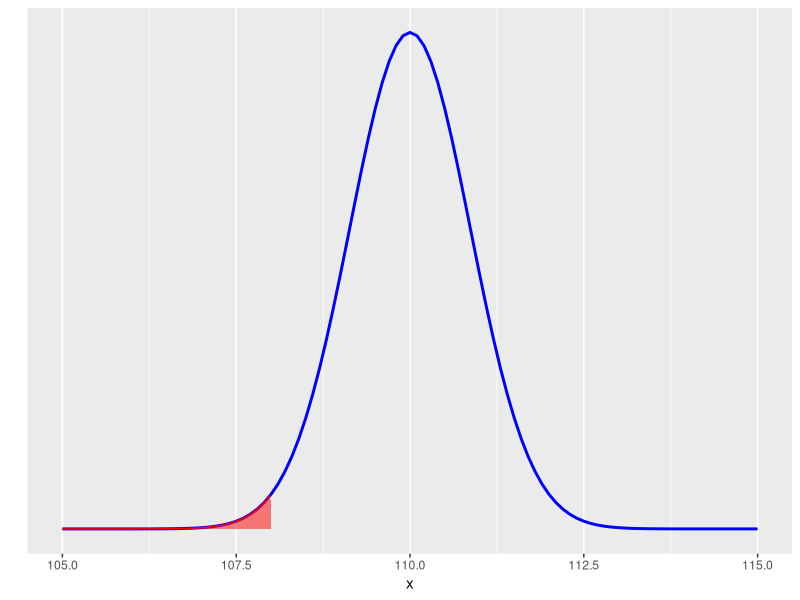
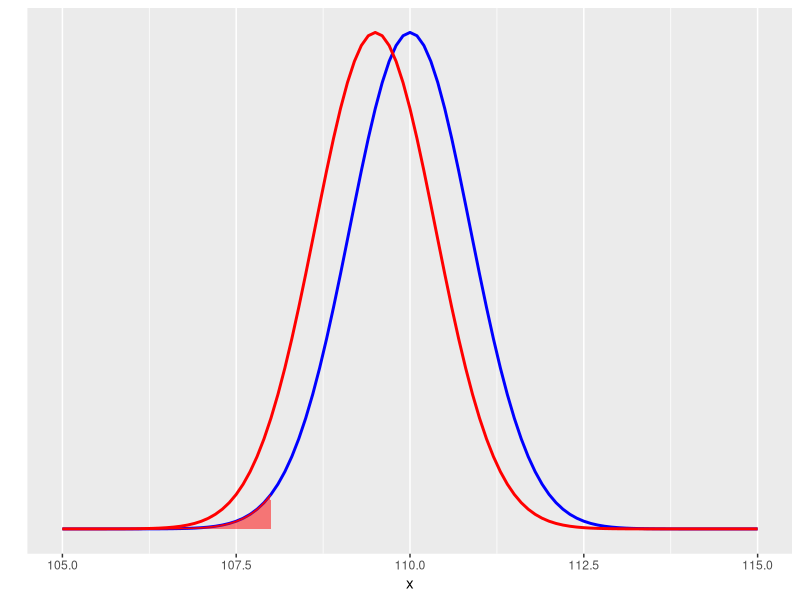
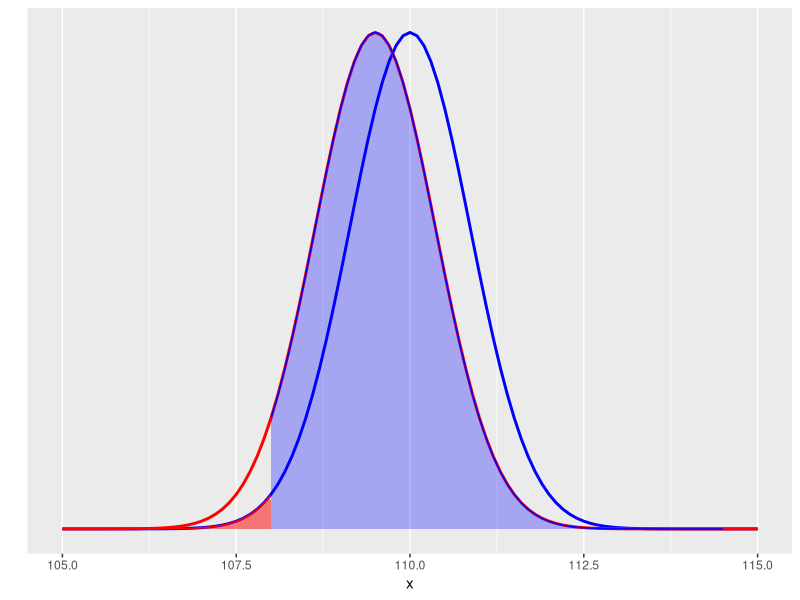
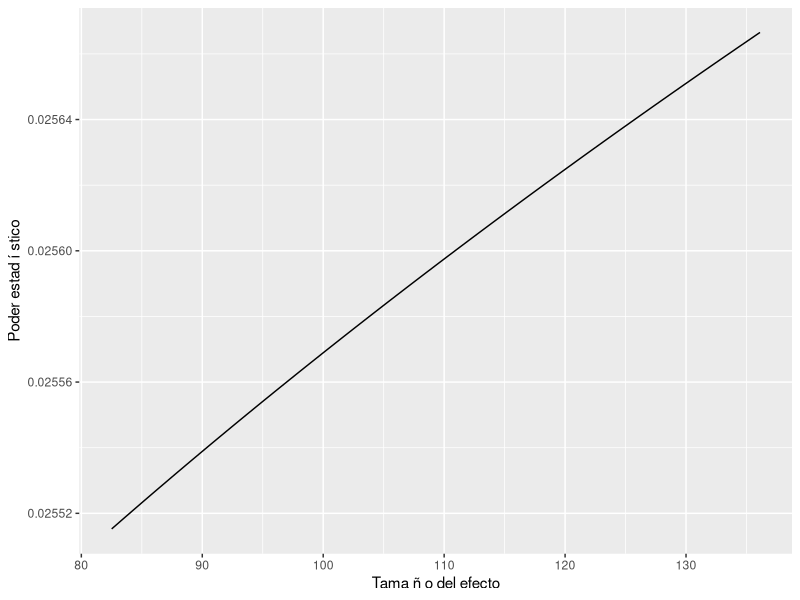

Here is the R script that generated these plots, in order:

library(dplyr)
library(ggpubr)
library(pwr)
# Grupo número 1
# Integrante Jaime Alejandro Carrasco Quintrequeo
# Integrante Matías Andrés Colil Colil
# Integrante Matías Ignacio Hernández Canales

#Pregunta 1
#El agricultor está seguro de que el verdadero peso medio no puede ser superior a 110 gramos y piensa
#rechazar la hipótesis nula cuando la muestra presente un peso medio menor a 108 gramos. Determine, 
#usando herramientas gráficas, la probabilidad de que cometa un error de tipo I.

#se pide encontrar la probabilidad de que el agricultor cometa un eror de tipo I 
#y esto significa que se debe encontrar el valor de significancia alfa
#que es el que determina la probalidad de cometer un error de tipo I

#Hipotesis:
#H0: El peso medio de las manzanas es de 110g, mu >= 110g (hipotesis nula)
#HA: El peso medio de las manzanas es menor a 110g, mu < 110g (hipotesis alternativa)

#Valores conocidos
n<-300 #tamaño de la muestra
des.est<- 15 #desviacion estandar
err.est<- des.est / sqrt(n) #error estandar

#generamos una distribucion normal en torno al valor nulo de la hipotesis
#y usamos 1000 valores para generar la secuencia
valor.nulo = 110
puntos <- 1000

x <- seq(valor.nulo-5, valor.nulo+5,length.out = puntos)
densidad.prob <- dnorm(x, mean = valor.nulo, sd = err.est)
distr.normal <-data.frame(x,densidad.prob)
grafico <- ggplot(distr.normal, aes(x))
grafico <- grafico + stat_function(fun = dnorm,
                                 args = list(mean = valor.nulo,
                                             sd = err.est),
                                 colour = "blue", size = 1)
grafico <- grafico + geom_area(data = subset(distr.normal, x < 108),
                         aes(y=densidad.prob),
                         colour = "red",
                         fill = "red",
                         alpha = 0.5) + ylab("") + scale_y_continuous(breaks = NULL)
print(grafico)

#Por tanto la probabilidad de que el agricultor cometa un error de tipo I
#está dado por el valor de significancia que es igual a la probalidad de
#tomar un valor dentro del area de rechazo (area roja)

prob.error.i <- pnorm(108, mean = valor.nulo, sd= err.est, lower.tail = TRUE)
print(prob.error.i)

cat("La probabilidad de cometer un error de Tipo I es de: ", prob.error.i, "% \n\n")

#Pregunta 2
#Suponga ahora que el verdadero peso medio de las manzanas es de 109,5 gramos. Determine mediante 
#herramientas gráficas cuál sería la probabilidad de que el agricultor, quien obviamente no conoce este dato, 
#cometa un error de tipo II.


#Se nos pide encontrar la probabilidad de que el agricultor cometa un error de tipo II

#Valores conocidos
media_verdadera<-109.5

#Tenemos que superponer el grafico de la hiptesis nula con este nuevo grafico para 
#ver de manera grafica la probabilidad del error de tipo II
#Grafico con la media verdadera

x2 <- seq(media_verdadera-5, media_verdadera+5,length.out = puntos)
densidad.prob2 <- dnorm(x2, mean = media_verdadera, sd = err.est)
distr.normal2 <-data.frame(x = x2, y = densidad.prob2)

grafico2 <- grafico + stat_function(fun = dnorm,
                                    args = list(mean = media_verdadera, sd = err.est),
                                    colour = "red", size = 1)
print(grafico2)
grafico2<- grafico2 + geom_area(data = subset(distr.normal2, x >= 108),
                                aes(y=y),
                                colour = "blue",
                                fill = "blue",
                                alpha = 0.3)
print(grafico2)

#Por tanto la probabilidad de que el agricultor cometa un error de tipo II
#está dado por el valor de significancia que es igual a la probalidad de no
#tomar un valor dentro del area de rechazo (area azul)

beta <- pnorm(108, mean = media_verdadera, sd= err.est, lower.tail = FALSE)

print(beta)

cat("La probabilidad de cometer un error de Tipo II es de: ", beta, "% \n\n")

# Pregunta 3
# Teniendo en cuenta que en realidad no se conoce el verdadero peso medio, genere ahora un gráfico del
# poder teniendo en cuenta que el agricultor piensa rechazar la hipótesis nula si la muestra presenta un peso
# medio menor a 109 gramos, pero suponiendo ahora que el peso volumen medio podría variar entre 108 y
# 110 gramos.

#x3 <- seq(108, 110,length.out = 300)
#Preguntar al mati pq 1000 y no 300, no sale en los comentarios el pq, en el enunciado dice 300.}

# Generar la secuencia aleatoria de números
x3 <- runif(300, min = 108, max = 110)

# Ajustar la media y la desviación estándar
x3 <- (x3 - mean(x3)) / sd(x3) * 15 + mean(x3)


media3 <- mean(x3)
# poder3=pwr.norm.test(n=300,
#                     delta=x3,
#                     sd=15,
#                     sig.level=0.05,
#                     type="one.sample",
#                     alternative = "two.sided")$power
# poder3 = pwr.norm.test(d=((media3-109)/des.est), sig.level =0.05, power = 0.8, alternative = "less")
poder3 <- power.t.test(n=x3, 
                       delta=media3-109, 
                       sd=des.est,
                       sig.level = 0.05, 
                       type = "one.sample", 
                       alternative = "two.sided" )$power

pow3 <- data.frame(x3,poder3)

g3 <- ggplot(pow3,aes(x3,poder3))
g3 <- g3 + geom_line ()
g3 <- g3 + labs ( colour = "red" )
g3 <- g3 + ylab ( " Poder estad í stico " )
g3 <- g3 + xlab ( " Tama ñ o del efecto " )

print(g3)


#Pregunta 4
#Considerando un peso medio verdadero de 109 gramos, calcule usando funciones de R 
#(o alguno de sus paquetes) cuántas manzanas deberían revisarse para conseguir un 
#poder estadístico de 0,75 y un nivel de significación de 0,05.

#Para poder obtener los datos estadisticos que se piden vamos a utilizar la
#funcion power.t.test en la cual si dejamos el valor de n como NULL
#nos entregara el tamaño de la muestra

media_p4<- 109


res <- pwr.norm.test(d = ((media_p4 - valor.nulo)/des.est), sig.level = 0.05,
                                   power = 0.75, alternative = "less")
tamaño.test.z <- ceiling(res[["n"]])

cat("El tamaño de la muestra para los valores estadisticos dados es de: ", tamaño.test.z, " \n\n")
